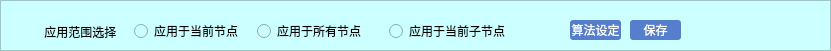
          <widget class="QFrame" name="fromtop_1">
           <property name="geometry">
            <rect>
             <x>0</x>
             <y>50</y>
             <width>831</width>
             <height>51</height>
            </rect>
           </property>
           <property name="styleSheet">
            <string notr="true">QFrame{

background:rgb(204, 255, 255);

}</string>
           </property>
           <property name="frameShape">
            <enum>QFrame::Shape::StyledPanel</enum>
           </property>
           <property name="frameShadow">
            <enum>QFrame::Shadow::Raised</enum>
           </property>
           <widget class="QLabel" name="suanfasheding">
            <property name="enabled">
             <bool>false</bool>
            </property>
            <property name="geometry">
             <rect>
              <x>570</x>
              <y>20</y>
              <width>51</width>
              <height>20</height>
             </rect>
            </property>
            <property name="maximumSize">
             <size>
              <width>141</width>
              <height>16777215</height>
             </size>
            </property>
            <property name="styleSheet">
             <string notr="true">QLabel {
     background-color: rgb(85, 127, 204);      
      color: white;        
     border-radius: 3px;          
           
}</string>
            </property>
            <property name="text">
             <string>算法设定</string>
            </property>
            <property name="alignment">
             <set>Qt::AlignmentFlag::AlignCenter</set>
            </property>
           </widget>
           <widget class="QLabel" name="baocun">
            <property name="enabled">
             <bool>false</bool>
            </property>
            <property name="geometry">
             <rect>
              <x>630</x>
              <y>20</y>
              <width>51</width>
              <height>20</height>
             </rect>
            </property>
            <property name="maximumSize">
             <size>
              <width>141</width>
              <height>16777215</height>
             </size>
            </property>
            <property name="styleSheet">
             <string notr="true">QLabel {
     background-color: rgb(85, 127, 204);      
      color: white;        
     border-radius: 3px;          
           
}</string>
            </property>
            <property name="text">
             <string>保存</string>
            </property>
            <property name="alignment">
             <set>Qt::AlignmentFlag::AlignCenter</set>
            </property>
           </widget>
           <widget class="QLabel" name="fanwei">
            <property name="geometry">
             <rect>
              <x>11</x>
              <y>21</y>
              <width>121</width>
              <height>21</height>
             </rect>
            </property>
            <property name="styleSheet">
             <string notr="true">background:rgb(204, 255, 255);</string>
            </property>
            <property name="text">
             <string>          应用范围选择</string>
            </property>
           </widget>
           <widget class="QRadioButton" name="dangqianjiedian">
            <property name="geometry">
             <rect>
              <x>134</x>
              <y>21</y>
              <width>121</width>
              <height>20</height>
             </rect>
            </property>
            <property name="styleSheet">
             <string notr="true">background:rgb(204, 255, 255);</string>
            </property>
            <property name="text">
             <string>应用于当前节点</string>
            </property>
           </widget>
           <widget class="QRadioButton" name="suoyoujiedian">
            <property name="geometry">
             <rect>
              <x>257</x>
              <y>21</y>
              <width>131</width>
              <height>20</height>
             </rect>
            </property>
            <property name="styleSheet">
             <string notr="true">background:rgb(204, 255, 255);</string>
            </property>
            <property name="text">
             <string>应用于所有节点</string>
            </property>
           </widget>
           <widget class="QRadioButton" name="zijiedian">
            <property name="geometry">
             <rect>
              <x>389</x>
              <y>21</y>
              <width>161</width>
              <height>20</height>
             </rect>
            </property>
            <property name="styleSheet">
             <string notr="true">background:rgb(204, 255, 255);</string>
            </property>
            <property name="text">
             <string>应用于当前子节点</string>
            </property>
           </widget>
          </widget>
